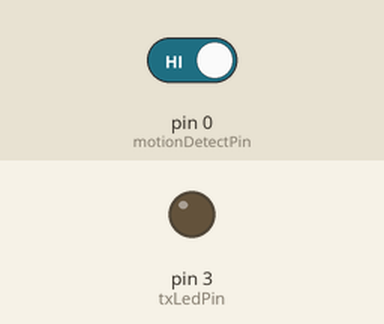
A sketch run on a simulated Arduino Uno, built with avr-gcc and run on an emulated ATmega328P. On the bench: output pins drawn as LEDs (lit = HIGH). The test bench sets the inputs (shaded band); at power-on: pin 0 (motionDetectPin) HIGH. No radio packets arrive unless stated; pins used as bus, display or sensor lines are not drawn.

Above: at 4.2 s.
4.3 s: pin 0 (motionDetectPin) driven LOW
At 5.2 s:
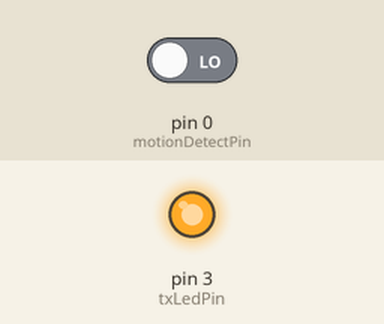
5.8 s: pin 0 (motionDetectPin) driven HIGH
At 7.0 s:
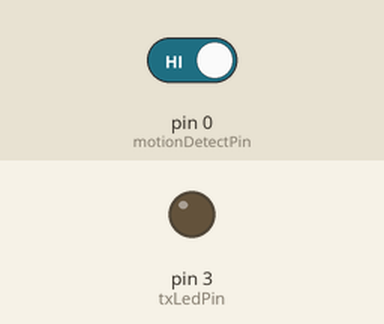
Timing chart, 0 to 8.8 s (numbered marks = the images above; inputs shaded):
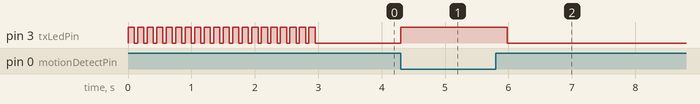

The sketch:

transmitter_virtualwire.ino
```cpp
#include <VirtualWire.h>

int motionDetectPin = 0;
int sleepModePin = 1;

int txPin = 2;
int txLedPin = 3;

int val;

void setup()
{
  pinMode(txPin, OUTPUT);
  pinMode(txLedPin, OUTPUT);

  pinMode(sleepModePin, OUTPUT);
  pinMode(motionDetectPin, INPUT);

  digitalWrite(sleepModePin, HIGH);

  // playinhg initialization sequence
  play_init_sequence();

  // Initialise the IO and ISR
  //    vw_set_ptt_inverted(true); // Required for DR3100
  vw_setup(2000);  // Bits per sec
  vw_set_tx_pin(txPin);
}

void play_init_sequence(){
  for (int i=0; i<20; i++){
    digitalWrite(txLedPin, HIGH);
    delay(100);
    digitalWrite(txLedPin, LOW);
    delay(50);
  }
}

void loop()
{

  val = digitalRead(motionDetectPin);
  if(val == LOW) {

    digitalWrite(txLedPin, HIGH);

    const char *msg = "## md ##";

    vw_send((uint8_t *)msg, strlen(msg)); //send message
    vw_wait_tx(); // Wait until the whole message is gone

    delay(500);

  }
  else {
    digitalWrite(txLedPin, LOW);
  }
}
```

Measured:
- after the input at 4.3 s, pin 3 (txLedPin): LOW → HIGH at once
- after the input at 5.8 s, pin 3 (txLedPin): HIGH → LOW after 0.18 s
